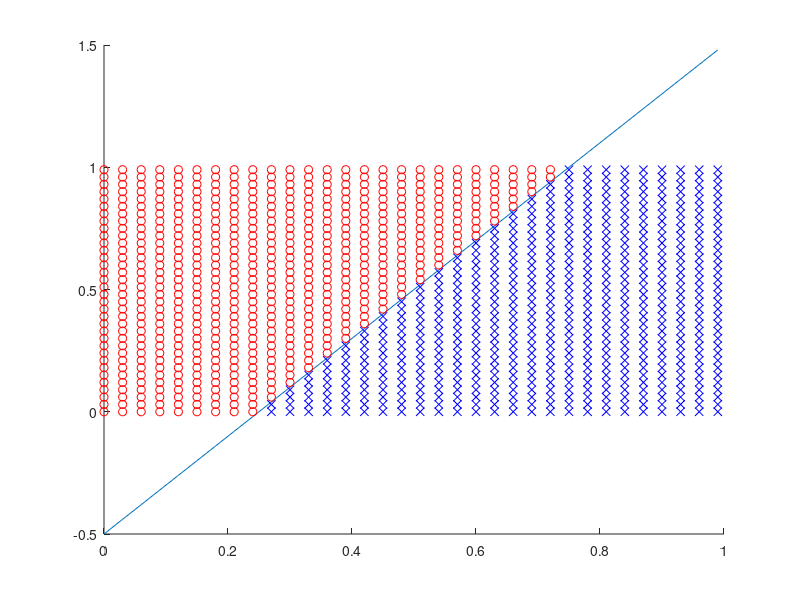

Reproduce this figure in MATLAB. (Note: this script raises an error after producing the figure.)
delta = 0.03;

y = @(x) 2 * x - 0.5;
y_classifier = @(x) 2 * x(:, 1) - 0.5 > x(:, 2);

x = 0 : delta : 1;

figure;
hold on;
plot(x, y(x));

x1 = 0 : delta : 1;
x2 = 0 : delta : 1;
[X1, X2] = meshgrid(x1, x2);
X = [X1(:) X2(:)];
group = y_classifier(X);

gscatter(X(:,1), X(:,2), group, 'rb', 'ox') 
axis([0 1 0 1]);
saveas(gcf, '../../pics/5_1_1.png');